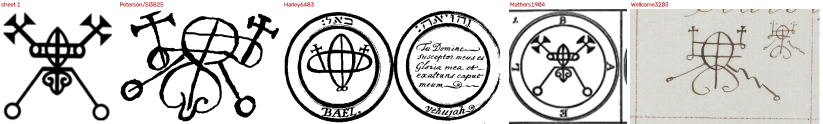
#> input picture sigils/witnesses/collation/01.png, 1645 x 248 px (shown at 1/2 size); its folder holds only this picture in this run
$ python plate_ink.py ../witnesses/collation/01.png
#> lines starting #> are read from the running program, lines starting #| are printed output that depends on the picture; after the words box and inside, x2 and y2 are one past the last pixel; in counts of white or black regions, pixels touching at a corner belong together
"""Measure the ink of the 1904 plates from good scans, using the frame rings as a ruler.

    python tools/plate_ink.py [png ...]

Inputs (default): witnesses/plate_examples/, the user's two examples: Asmoday
from fromoldbooks.org (about 600 px across) and a scan of four plates
(Haagenti, Sitri, Buer, Beleth; about 600 px each). Each plate sits in a
double ring with the name lettered between the outer pair and an inner circle;
the circles were meant to be perfect, so their departures measure the hand and
the printing.

Per plate: centre from the bounding box of the largest ink component (the
outer ring), then 1440 rays outward, grey sampled every 0.25 px, ink below 128
with crossings interpolated. Ring radii are the peaks of the histogram of run
centres. For each ring and angle: centre radius and width of the run (runs that
merge with letters or the figure are dropped). Per ring:
  shape     first and second harmonics of radius removed (centre offset,
            ellipse); residual RMS and its correlation length along the arc
  width     mean, coefficient of variation, correlation length
  edges     each edge's deviation from the run's own smoothed edge (Gaussian
            over 1% of the circumference): fine raggedness
Also: ring radii as fractions of the outer radius, letter height and position
(components in the band between the rings), the figure's stroke width (median
2 x distance transform on its skeleton), extent and reach (99.5th percentile
of the distance of its ink from the centre) inside the inner circle,
and specks (ink components under 0.05% of R^2 not touching anything).
Lengths are given as fractions of the outer ring radius R.

Writes data/plate_ink.json.
"""
import json
import math
import sys
from pathlib import Path
import numpy as np
import cv2
from scipy.ndimage import map_coordinates, gaussian_filter1d
from skimage.morphology import skeletonize

ROOT = Path(__file__).resolve().parents[1]
NRAY = 1440


def corr_len(v):
    v = v - v.mean()
    if v.std() == 0:
        return None
    ac = np.correlate(v, v, 'full')[len(v) - 1:]; ac /= ac[0]
    below = np.nonzero(ac < 1 / math.e)[0]
    return int(below[0]) if len(below) else None


def plates(path):
    g = cv2.imread(str(path), cv2.IMREAD_GRAYSCALE)
#> g: shape (248, 1645); min 0, max 255, mean 205.5
    if 'haagenti' in path.name:      # 2 x 2 sheet: split at the white gutters
        H, W = g.shape
        ink = g < 128
        rows = ink.sum(1); cols = ink.sum(0)
        my = H // 4 + int(np.argmin(rows[H // 4: 3 * H // 4])); mx = W // 4 + int(np.argmin(cols[W // 4: 3 * W // 4]))
        names = ['haagenti', 'sitri', 'buer', 'beleth']
        boxes = [(0, my, 0, mx), (0, my, mx, W), (my, H, 0, mx), (my, H, mx, W)]
        return [(n, g[a:b, c:d]) for n, (a, b, c, d) in zip(names, boxes)]
    return [(path.stem.split('_')[0], g)]


def outer_circle(gf, ink):
    """Centre and radius of the outer ring: a robust circle fit to the outermost
    ink on rays from the centre of mass, refined twice."""
    H, W = gf.shape
    cx, cy = (W - 1) / 2, (H - 1) / 2
    for it in range(3):
        rmax = 0.5 * math.hypot(W, H)          # past the edges: outside counts as paper
        rr = np.arange(rmax, 0, -0.5)
        pts = []
        for k in range(720):
            th = 2 * math.pi * k / 720
            v = map_coordinates(gf, [cy + rr * math.sin(th), cx + rr * math.cos(th)], order=1, mode='constant', cval=255)
            hit = np.nonzero(v < 128)[0]
            if len(hit):
                r = rr[hit[0]]; pts.append((cx + r * math.cos(th), cy + r * math.sin(th)))
        pts = np.array(pts)
        keep = np.ones(len(pts), bool)
        for _ in range(4):        # Kasa fit, dropping points off the circle (numbers, watermark)
            x, y = pts[keep, 0], pts[keep, 1]
            A = np.stack([x, y, np.ones_like(x)], 1); bb = x * x + y * y
            c, *_ = np.linalg.lstsq(A, bb, rcond=None)
            cx, cy = c[0] / 2, c[1] / 2; R = math.sqrt(c[2] + cx * cx + cy * cy)
            d = np.abs(np.hypot(pts[:, 0] - cx, pts[:, 1] - cy) - R)
            keep = d < max(2.0, 3 * np.median(d[keep]))
    return cx, cy, R


def measure(name, g):
#> called with name = '01'
    ink = (g < 128).astype(np.uint8)
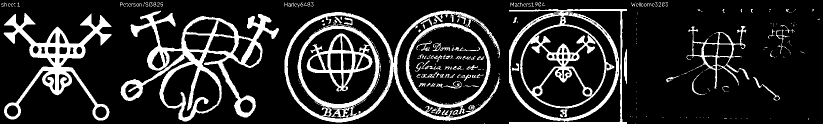
#> ink: shape (248, 1645) (shown at 1/2 size); values 0 (black) and 1 (white), 16.5% white; 341 white regions (270 under 20 px), largest, box (x1, y1, x2, y2) and area: (569, 21, 1000, 245) 16900, (241, 21, 558, 243) 15747, (1018, 18, 1254, 248) 12931
    n, lab, stats, _ = cv2.connectedComponentsWithStats(ink, connectivity=8)
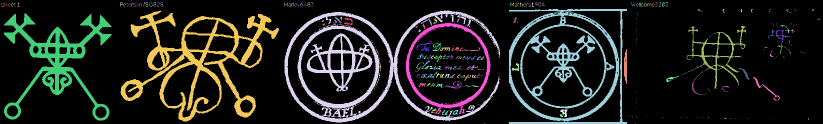
#> lab: shape (248, 1645) int32 (shown at 1/2 size); 342 distinct labels, from 0 to 341; one colour per label, 0 black
#> n = 342; stats = 342 rows, first 6: [0, 0, 1645, 248, 340810], [9, 5, 5, 8, 16], [35, 5, 5, 8, 14], [240, 5, 6, 8, 19], [288, 4, 2, 4, 4], [291, 5, 6, 8, 18]
    big = -1
    gf = g.astype(np.float32)
    cx, cy, rfit = outer_circle(gf, ink)
#> cx = 770.8; cy = 86.95; rfit = 305.9
    rmax = rfit + 6
#> rmax = 311.9
    rr = np.arange(0, rmax, 0.25)
#> rr = 1248 values from 0 to 311.8
    runs = []          # (angle index, r_start, r_end)
    for k in range(NRAY):
        th = 2 * math.pi * k / NRAY
        v = map_coordinates(gf, [cy + rr * math.sin(th), cx + rr * math.cos(th)], order=1, mode='constant', cval=255)
        d = v < 128
        edges = np.nonzero(np.diff(d.astype(np.int8)))[0]
        st = None
        for e in edges:
            # interpolate the crossing of 128 between samples e and e+1
            t = (128 - v[e]) / (v[e + 1] - v[e]) if v[e + 1] != v[e] else 0.5
            re = rr[e] + t * 0.25
            if not d[e]:
                st = re
            elif st is not None:
                runs.append((k, st, re)); st = None
#> this loop made 1440 passes
#> th on passes 1 to 3: 0, 0.00436, 0.00873
#> after the loop, runs = 8062 items, first 6: (0, 25.2, 31.73), (0, 53.05, 59.65), (0, 73.82, 89.35), (0, 98.93, 107.1), (0, 107.8, 110.9), (0, 189.4, 197)
    runs = np.array(runs)
    centres = (runs[:, 1] + runs[:, 2]) / 2
#> centres = 8062 values, max 310.3 at index 7636, min 4.75 at index 3217, mean 124.9
    # ring radii: peaks of the run-centre histogram (summed over 5 px) found at most angles
    hist, be = np.histogram(centres, bins=np.arange(0, rmax, 1.0))
#> hist = 311 values, max 189 at index 27, min 0 at index 0, mean 25.92; be = 312 values from 0 to 311
    hist = np.convolve(hist, np.ones(5), 'same')
#> hist = 311 values, max 470 at index 28, min 0 at index 0, mean 129.6
    peaks = []
    for i in np.argsort(hist)[::-1]:
        if hist[i] < 0.5 * NRAY:
            break
        r = be[i] + 0.5
        if r > 0.6 * rfit and all(abs(r - p) > 4 for p in peaks):     # frame rings only
            peaks.append(r)
#> this loop made 1 pass
#> i on pass 1: 28
#> after the loop, peaks = []
    peaks = sorted(peaks)
#> (the run stopped early here; a loop or call above may not have finished)

$ run again, on sigils/witnesses/harley6483/02_agares_harley6483_peterson_appendix.gif
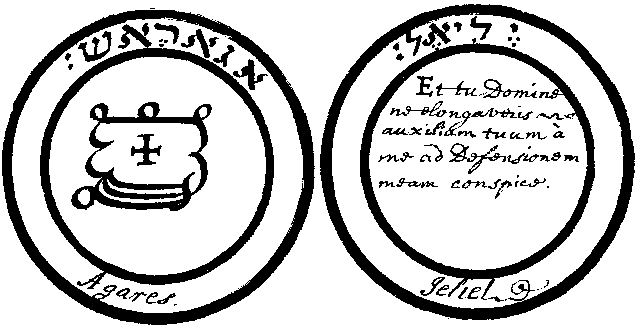
#> input picture sigils/witnesses/harley6483/02_agares_harley6483_peterson_appendix.gif, 640 x 329 px
#> g: shape (329, 640); 78.5% white; 98 black regions (35 under 20 px), largest, box (x1, y1, x2, y2) and area: (320, 4, 635, 320) 10817, (2, 10, 315, 325) 10343, (40, 23, 274, 289) 6849
#> in measure, `n, lab, stats, _ = cv2.connectedComponentsWithStats(ink, connectivity=8)`:
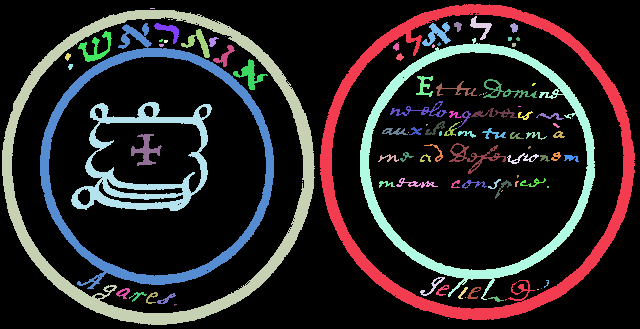
#> lab: shape (329, 640) int32; 99 distinct labels, from 0 to 98; one colour per label, 0 black
#> n = 99; stats = 99 rows, first 6: [0, 0, 640, 329, 165195], [320, 4, 315, 316, 10817], [150, 8, 5, 1, 5], [2, 10, 313, 315, 10343], [470, 16, 22, 24, 180], [168, 19, 2, 1, 2]
#> in measure, `cx, cy, rfit = outer_circle(gf, ink)`: cx = 317.2; cy = 163.4; rfit = 238.3
#> in measure, `rmax = rfit + 6`: rmax = 244.3
#> the loop in measure, `for k in range(NRAY):` made 1440 passes
#> (th, edges) on passes 1 to 3: (0, [9, 57, 169, 205, 627, 651, 778, 795]), (0.00436, [9, 57, 169, 205, 624, 636, 644, 649]), (0.00873, [9, 57, 169, 205, 621, 629, 641, 649])
#> after the loop in measure, `for k in range(NRAY):`: runs = 6590 items, first 6: (0, 2.28, 14.28), (0, 42.28, 51.28), (0, 156.9, 162.9), (0, 194.7, 198.9), (1, 2.28, 14.28), (1, 42.28, 51.28)
#> centres = 6590 values, max 243.5 at index 5870, min 4.11 at index 1944, mean 112.9
#> in measure, `hist, be = np.histogram(centres, bins=np.arange(0, rmax, 1.0))`: hist = 244 values, max 286 at index 9, min 0 at index 0, mean 27.01; be = 245 values from 0 to 244
#> in measure, `hist = np.convolve(hist, np.ones(5), 'same')`: hist = 244 values, max 760 at index 10, min 0 at index 0, mean 135
#> the loop in measure, `for i in np.argsort(hist)[::-1]:` made 2 passes
#> (i, r) on pass 1: (10, 10.5)
#> after the loop in measure, `for i in np.argsort(hist)[::-1]:`: peaks = []
